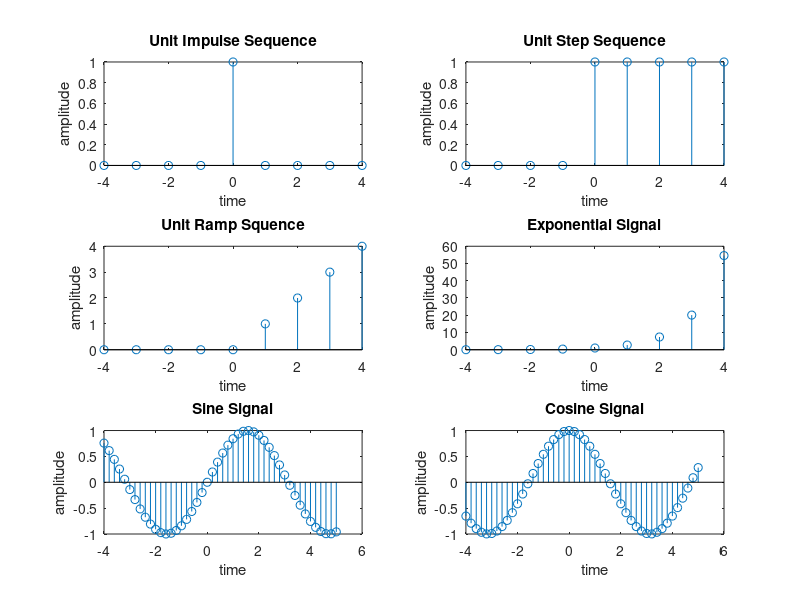

Recreate this plot in MATLAB.
clc
clear all
close all

y = [ 0 0 0 0 1 0 0 0 0 ]
x = -4 : 1 : 4
subplot( 3, 2, 1 )
stem( x, y )
xlabel('time')
ylabel('amplitude')
title('Unit Impulse Sequence')

y = [ 0 0 0 0 1 1 1 1 1 ]
x = -4 : 1 : 4
subplot( 3, 2, 2 )
stem( x, y )
xlabel('time')
ylabel('amplitude')
title('Unit Step Sequence')

y = [ 0 0 0 0 0 1 2 3 4 ]
x = -4 : 1 : 4
subplot( 3, 2, 3 )
stem( x, y )
xlabel('time')
ylabel('amplitude')
title('Unit Ramp Squence')

x = -4 : 1 : 4
y = exp( x )
subplot( 3, 2, 4 )
stem( x, y )
xlabel('time')
ylabel('amplitude')
title('Exponential Signal')

x = -4 : 0.2 : 5
y = sin( x )
subplot( 3, 2, 5 )
stem( x, y )
xlabel('time')
ylabel('amplitude')
title('Sine Signal')

x = -4 : 0.2 : 5
y = cos( x )
subplot( 3, 2, 6 )
stem( x, y )
xlabel('time')
ylabel('amplitude')
title('Cosine Signal')